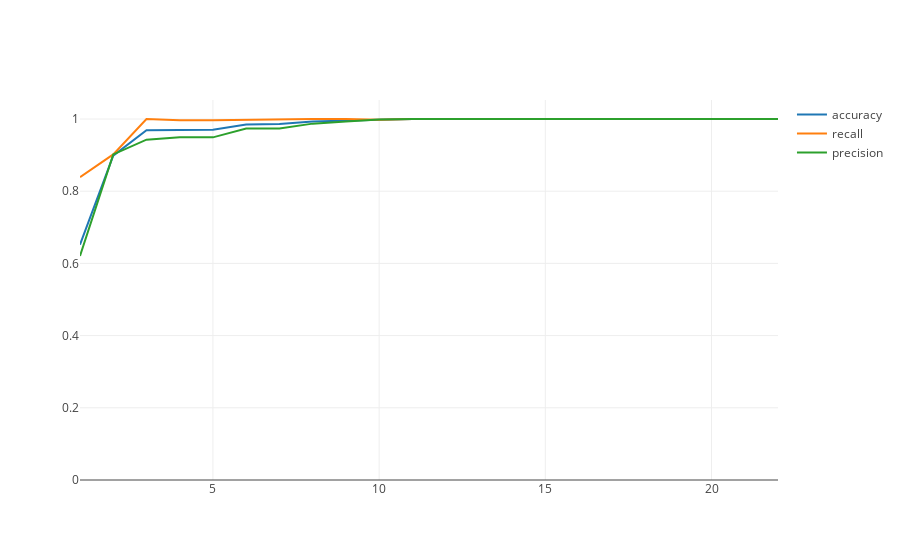

Notebook cell for this chart:
### Markdown cell above
### Random Forest

https://scikit-learn.org/stable/modules/generated/sklearn.ensemble.RandomForestClassifier.html

### Code cell
from sklearn.ensemble import RandomForestClassifier

clf_forest = RandomForestClassifier(n_estimators=100, random_state=33)
iplot(test_different_features(22, clf_forest, X, y), filename='Random Forest metrics')

### Figure 1 — Plotly figure (JSON) as saved in the notebook; plotly's stock layout.template omitted (floating-point values rounded to 4 significant figures)
{"data": [{"name": "accuracy", "type": "scatter", "uid": "b88cbbbc-7b65-486c-876c-d019155388cb", "x": [1, 2, 3, 4, 5, 6, 7, 8, 9, 10, 11, 12, 13, 14, 15, 16, 17, 18, 19, 20, 21, 22], "y": [0.652, 0.8985, 0.9687, 0.9705, 0.9705, 0.9851, 0.9862, 0.9933, 0.9963, 0.9981, 1, 1, 1, 1, 1, 1, 1, 1, 1, 1, 1, 1]}, {"name": "recall", "type": "scatter", "uid": "3c96c488-1655-44c6-bed1-199f78d2e565", "x": [1, 2, 3, 4, 5, 6, 7, 8, 9, 10, 11, 12, 13, 14, 15, 16, 17, 18, 19, 20, 21, 22], "y": [0.839, 0.9018, 1, 0.9964, 0.9964, 0.9978, 1, 1, 1, 0.9978, 1, 1, 1, 1, 1, 1, 1, 1, 1, 1, 1, 1]}, {"name": "precision", "type": "scatter", "uid": "366a2dbe-8576-493a-9d7e-3b6d4722a3a1", "x": [1, 2, 3, 4, 5, 6, 7, 8, 9, 10, 11, 12, 13, 14, 15, 16, 17, 18, 19, 20, 21, 22], "y": [0.6207, 0.9018, 0.9428, 0.9491, 0.9491, 0.9739, 0.974, 0.9872, 0.9928, 0.9986, 1, 1, 1, 1, 1, 1, 1, 1, 1, 1, 1, 1]}], "layout": {"yaxis": {"autorange": true, "rangemode": "tozero"}}}
